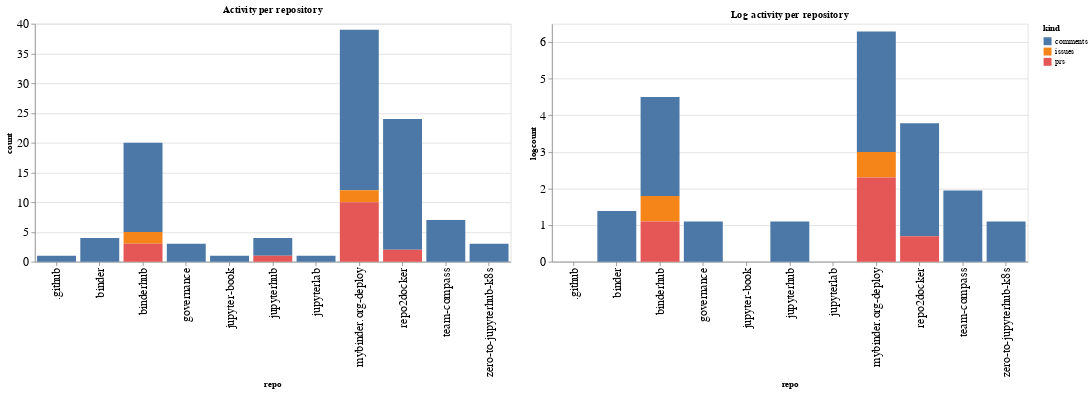

Notebook source saved alongside this figure:
### Code cell
ch1 = alt.Chart(repo_summaries, width=600, title="Activity per repository").mark_bar().encode(
    x='repo',
    y='count',
    color='kind',
    tooltip="kind"
)

ch2 = alt.Chart(repo_summaries, width=600, title="Log activity per repository").mark_bar().encode(
    x='repo',
    y='logcount',
    color='kind',
    tooltip="kind"
)

ch1 | ch2

### Figure 1 — Vega-Lite specification as saved in the notebook (floating-point values rounded to 4 significant figures)
{"config": {"axisLeft": {"labelFontSize": 15}, "axisBottom": {"labelFontSize": 15}}, "hconcat": [{"mark": "bar", "encoding": {"color": {"type": "nominal", "field": "kind"}, "tooltip": {"type": "nominal", "field": "kind"}, "x": {"type": "nominal", "field": "repo"}, "y": {"type": "quantitative", "field": "count"}}, "title": "Activity per repository", "width": 600}, {"mark": "bar", "encoding": {"color": {"type": "nominal", "field": "kind"}, "tooltip": {"type": "nominal", "field": "kind"}, "x": {"type": "nominal", "field": "repo"}, "y": {"type": "quantitative", "field": "logcount"}}, "title": "Log activity per repository", "width": 600}], "data": {"name": "data-c4b0c02e76c3f611a48477ff758bb4b4"}, "$schema": "https://vega.github.io/schema/vega-lite/v4.8.1.json", "datasets": {"data-c4b0c02e76c3f611a48477ff758bb4b4": [{"repo": ".github", "kind": "comments", "count": 1, "logcount": 0.0}, {"repo": "binder", "kind": "comments", "count": 4, "logcount": 1.386}, {"repo": "binderhub", "kind": "comments", "count": 15, "logcount": 2.708}, {"repo": "binderhub", "kind": "issues", "count": 2, "logcount": 0.6931}, {"repo": "binderhub", "kind": "prs", "count": 3, "logcount": 1.099}, {"repo": "governance", "kind": "comments", "count": 3, "logcount": 1.099}, {"repo": "jupyter-book", "kind": "comments", "count": 1, "logcount": 0.0}, {"repo": "jupyterhub", "kind": "comments", "count": 3, "logcount": 1.099}, {"repo": "jupyterhub", "kind": "prs", "count": 1, "logcount": 0.0}, {"repo": "jupyterlab", "kind": "comments", "count": 1, "logcount": 0.0}, {"repo": "mybinder.org-deploy", "kind": "comments", "count": 27, "logcount": 3.296}, {"repo": "mybinder.org-deploy", "kind": "issues", "count": 2, "logcount": 0.6931}, {"repo": "mybinder.org-deploy", "kind": "prs", "count": 10, "logcount": 2.303}, {"repo": "repo2docker", "kind": "comments", "count": 22, "logcount": 3.091}, {"repo": "repo2docker", "kind": "prs", "count": 2, "logcount": 0.6931}, {"repo": "team-compass", "kind": "comments", "count": 7, "logcount": 1.946}, {"repo": "zero-to-jupyterhub-k8s", "kind": "comments", "count": 3, "logcount": 1.099}]}}
